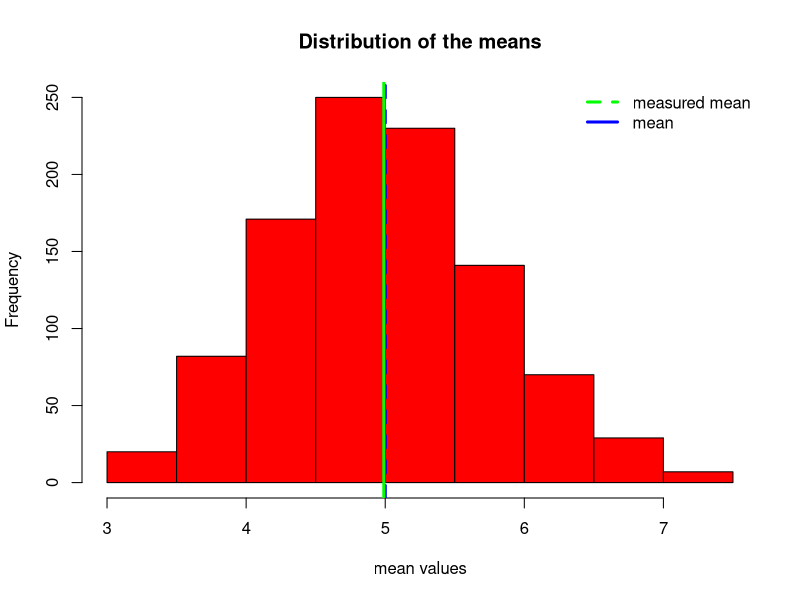
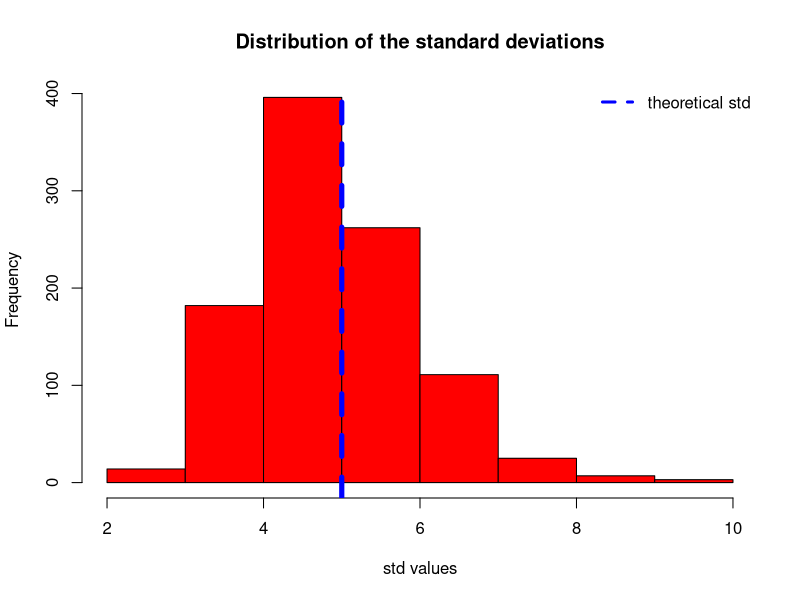
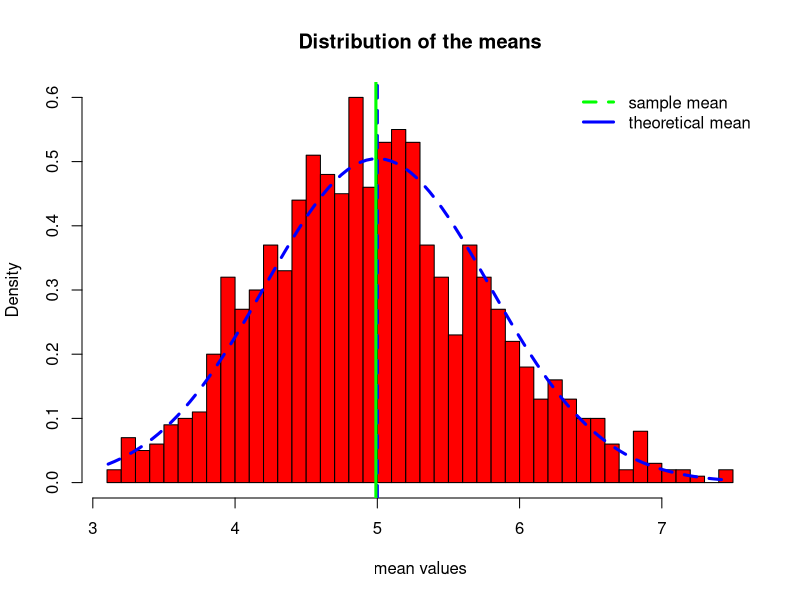
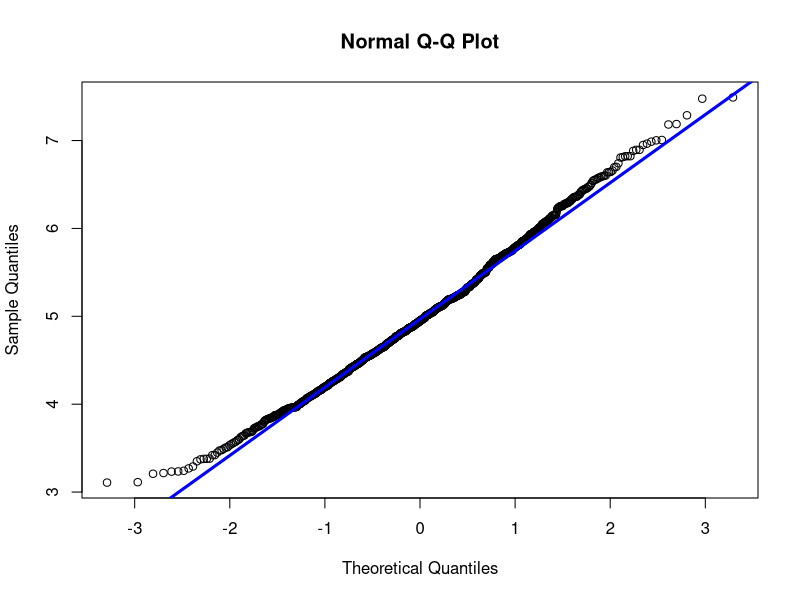
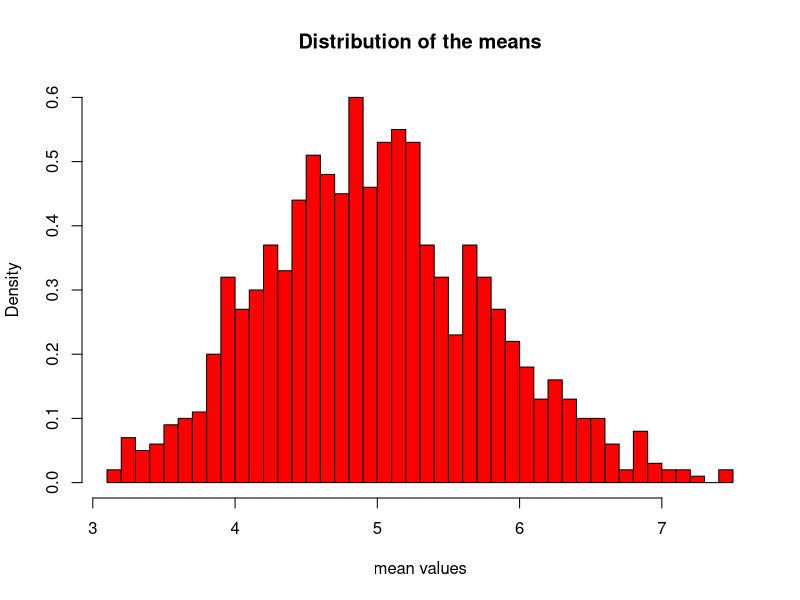

The R source for these figures, in order:
## ---- chunk 1
# set lambda to 0.2
lambda <- 0.2
# 40 samples
n <- 40
# 1000 simulations
simulations <- 1000
# set seed for reproducability
set.seed(1)
## ---- chunk 2
simu <- replicate(simulations, rexp(n, lambda))
mean_exp <- apply(simu, 2, mean)
## ---- chunk 3
true_mean <- 1./lambda
sample_mean <- mean(mean_exp)
## ---- chunk 4
hist(mean_exp, breaks=10, col="red", xlab="mean values", main="Distribution of the means")
abline(v=true_mean, col="blue", lwd = 3, lty = 2)
abline(v=sample_mean, col="green", lwd = 3)
legend('topright',c("measured mean", "mean"), col=c("green","blue"), lty=c(2,1), bty="n", lwd=c(3,3))
## ---- chunk 5
diff <- 100*abs(true_mean-sample_mean)/true_mean
## ---- chunk 6
std_exp <- apply(simu, 2, sd)
hist(std_exp, breaks=10, col="red", xlab="std values", main="Distribution of the standard deviations")
abline(v=(1./lambda), col="blue", lwd = 5, lty = 2)
legend('topright',"theoretical std", col="blue", lty=2, bty="n", lwd=3)
## ---- chunk 7
sample_std <- sd(mean_exp)
true_std <- (1./lambda)/sqrt(n)
diff_std <- 100*abs(true_std-sample_std)/true_std
diff_var <- 100*abs((true_std)^2-(sample_std)^2)/(true_std)^2
## ---- chunk 8
x <- seq(min(mean_exp), max(mean_exp), length = 100)
gauss <- dnorm(x, mean=true_mean, sd=true_std)
hist(mean_exp, breaks=n, col="red", xlab="mean values", main="Distribution of the means", prob=T)
lines(x, gauss, lwd=3, col="blue", lty=2)
abline(v=true_mean, col="blue", lwd = 3, lty = 2)
abline(v=sample_mean, col="green", lwd = 3)
legend('topright',c("sample mean", "theoretical mean"), col=c("green","blue"), lty=c(2,1), bty="n", lwd=c(3,3))
## ---- chunk 9
qqnorm(mean_exp)
qqline(mean_exp, col = "blue", lwd=3)
## ---- chunk 10
y <- hist(mean_exp, breaks=n, col="red", xlab="mean values", main="Distribution of the means", prob=T)
shapiro.test(y$density)
